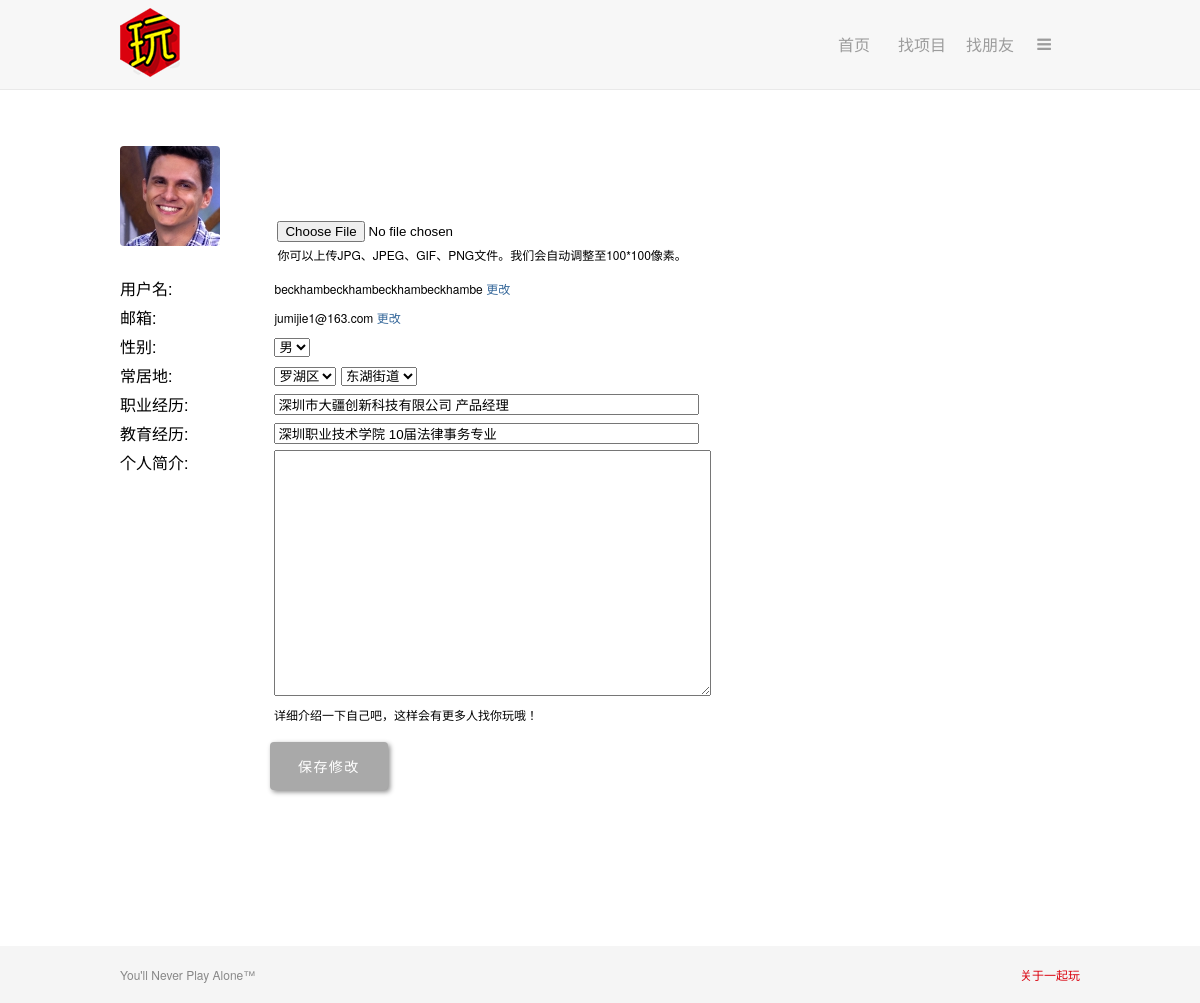
Page /yiqiwan/editprofile.php (signed in) on the committed database.
### tables this page shows
CREATE TABLE `match_user` (
`user_id` int(11) NOT NULL,
  `username` varchar(30) DEFAULT NULL,
  `password` varchar(200) DEFAULT NULL,
  `join_date` datetime DEFAULT NULL,
  `real_name` varchar(32) DEFAULT NULL,
  `gender` varchar(1) DEFAULT NULL,
  `picture` varchar(200) DEFAULT NULL,
  `area` varchar(32) DEFAULT NULL,
  `street` varchar(32) DEFAULT NULL,
  `email` varchar(255) DEFAULT NULL,
  `resume` varchar(10000) DEFAULT NULL,
  `job` varchar(500) DEFAULT NULL,
  `education` varchar(500) DEFAULT NULL
);

### yiqiwan/editprofile.php (the view, shortened to what this page needs)
<?php
  require_once('header.php');
?>
<body onload="setup();preselect('<?php if(!empty($area)) echo $area; ?>');">
  <div class="allprofile">
<?php
  if (isset($_POST['submit'])) {
    $job = mysqli_real_escape_string($dbc, trim($_POST['job']));
    $education = mysqli_real_escape_string($dbc, trim($_POST['education']));
    $gender = mysqli_real_escape_string($dbc, trim($_POST['gender']));
    $area = mysqli_real_escape_string($dbc, trim($_POST['area']));
    $street = mysqli_real_escape_string($dbc, trim($_POST['street']));
    $old_picture = mysqli_real_escape_string($dbc, trim($_POST['old_picture']));
    if (!empty($_FILES['new_picture']['name'])) {
      $new_picture = mysqli_real_escape_string($dbc, trim($_SESSION['user_id'] . $_FILES['new_picture']['name']));
      $new_picture_type = $_FILES['new_picture']['type'];
      $new_picture_size = $_FILES['new_picture']['size'];
    }
    if (!empty($_FILES['new_picture']['tmp_name'])) {
      $uploadedfile = $_FILES['new_picture']['tmp_name'];
      if ($new_picture_type == 'image/jpeg') {
        $src = imagecreatefromjpeg($uploadedfile);
      }
      else if ($new_picture_type == 'image/png') {
        $src = imagecreatefrompng($uploadedfile);
      }
      else if ($new_picture_type == 'image/pjpeg') {
        $src = imagecreatefrompjpeg($uploadedfile);
      }
      else if ($new_picture_type == 'image/gif') {
        $src = imagecreatefromgif($uploadedfile);
      }
      list($new_picture_width, $new_picture_height) = getimagesize($uploadedfile);
    }
    $resume = str_replace("<br />", PHP_EOL, mysqli_real_escape_string($dbc, trim($_POST['resume'])));
    $error = false;
    if (!$error) {
      if (!empty($new_picture)) {
        if ((($new_picture_type == 'image/gif') || ($new_picture_type == 'image/jpeg') || ($new_picture_type == 'image/pjpeg') ||
          ($new_picture_type == 'image/png')) && ($new_picture_size > 0)) {
            $newwidth = 100;
            $newheight = 100;
            $tmp = imagecreatetruecolor($newwidth,$newheight);
            imagecopyresampled($tmp,$src,0,0,0,0,$newwidth,$newheight,$new_picture_width,$new_picture_height);
            $target = MM_UPLOADPATH . basename($new_picture);
            if (imagejpeg($tmp,$target,100)) {
              if (!empty($old_picture) && ($old_picture != $new_picture)) {
                @unlink(MM_UPLOADPATH . $old_picture);
              }
            }
            else {
              @unlink($_FILES['new_picture']['tmp_name']);
              $error = true;
              echo '<p class="error">对不起,上传图片出错.</p>';
              $query = "SELECT username, education, job, gender, area, street, email, picture, resume FROM match_user WHERE user_id = '" . $_SESSION['user_id'] . "'";
              $data = mysqli_query($dbc, $query);
              $row = mysqli_fetch_array($data);
              if ($row != NULL) {
                $username = $row['username'];
                $education = $row['education'];
                $job = $row['job'];
                $gender = $row['gender'];
                $area = $row['area'];
                $street = $row['street'];
                $email = $row['email'];
                $old_picture = $row['picture'];
                $resume = $row['resume'];
              }
              else {
                echo '<p class="error">访问您的资料有误</p>';
              }
            }
        }
        else {
          @unlink($_FILES['new_picture']['tmp_name']);
          $error = true;
          echo '<p class="error">您的图片必须是 GIF, JPEG, 或者 PNG 格式</p>';
          $query = "SELECT username, education, job, gender, area, street, email, picture, resume FROM match_user WHERE user_id = '" . $_SESSION['user_id'] . "'";
          $data = mysqli_query($dbc, $query);
          $row = mysqli_fetch_array($data);
          if ($row != NULL) {
            $username = $row['username'];
            $education = $row['education'];
            $job = $row['job'];
            $gender = $row['gender'];
            $area = $row['area'];
            $street = $row['street'];
            $email = $row['email'];
            $old_picture = $row['picture'];
            $resume = $row['resume'];
          }
          else {
            echo '<p class="error">访问您的资料有误</p>';
          }
        }
      }
    }
    if (!$error) {
      if (!empty($gender) && ($area != "请选择--区") && ($street != "请选择--镇")) {
        if (!empty($new_picture)) {
          $query = "UPDATE match_user SET education = '$education', job = '$job', gender = '$gender', resume = '$resume', " .
            " area = '$area', street = '$street', picture = '$new_picture', resume = '$resume' WHERE user_id = '" . $_SESSION['user_id'] . "'";
        }
        else {
          $query = "UPDATE match_user SET education = '$education', job = '$job', gender = '$gender', resume = '$resume', " .
            " area = '$area', street = '$street' WHERE user_id = '" . $_SESSION['user_id'] . "'";
        }
        mysqli_query($dbc, $query);
        echo '<h2 class="noPeople">修改成功，您可以查看 <a href="viewprofile.php">我的资料</a></h2>';
        mysqli_close($dbc);
        exit();
      }
      else {
        echo '<p class="error">访问您的资料有误</p>';
      }
    }
  }
  else {
    $query = "SELECT username, education, job, gender, area, street, email, picture, resume FROM match_user WHERE user_id = '" . $_SESSION['user_id'] . "'";
    $data = mysqli_query($dbc, $query);
    $row = mysqli_fetch_array($data);
    if ($row != NULL) {
      $username = $row['username'];
      $education = $row['education'];
      $job = $row['job'];
      $gender = $row['gender'];
      $email = $row['email'];
      $old_picture = $row['picture'];
      $resume = $row['resume'];
    }
    else {
      echo '<p class="error">访问您的资料有误</p>';
    }
  }
?>
    <form enctype="multipart/form-data" method="post" action="<?php echo $_SERVER['PHP_SELF']; ?>">
        <div class="editprofile">
          <?php
          if (!empty($old_picture)) {
            echo '<div><img class="profile" src="' . MM_UPLOADPATH . $old_picture . '" alt="Profile Picture" /></div>';
          } else {
            echo '<div><img class="profile" src="images/nopic.png" alt="Profile Picture" /></div>';
          }
          ?>
          <div><table>
            <tr>
              <td><input type="file" id="new_picture" name="new_picture" /></td>
            </tr>
            <tr>
              <td>你可以上传JPG、JPEG、GIF、PNG文件。我们会自动调整至100*100像素。</td>
            </tr>
          </table></div>
        </div>
        <div class="editprofile-details">
          <p>
            <label for="username">用户名:</label>
            <span style="font-size: 12px;"><?php if (!empty($username))  echo $username; ?>&nbsp<a href="pre_usernamechange.php">更改</a></span>
          </p>
          <p>
            <label for="email">邮箱:</label>
            <span style="font-size: 12px;"><?php if (!empty($email))  echo $email; ?>&nbsp<a href="pre_emailchange.php">更改</a></span>
          </p>
          <p>
            <label for="gender">性别:</label>
            <select id="gender" name="gender">
              <option value="M" <?php if (!empty($gender) && $gender == 'M') echo 'selected = "selected"'; ?>>男</option>
            </select>
          </p>
          <p>
            <label for="location">常居地:</label>
            <select class="select" name="area" id="s1">
              <option></option>
            </select>
            <select class="select" name="street" id="s2">
              <option></option>
            </select>
          </p>
          <p>
            <label for="job">职业经历:</label>
            <input type="text" id="job" name="job" value="<?php if (!empty($job)) echo $job; ?>" placeholder="公司名称和职位" size="50" />
          </p>
          <p>
            <label for="education">教育经历:</label>
            <input type="text" id="education" name="education" value="<?php if (!empty($education)) echo $education; ?>" placeholder="学校名称和专业" size="50" />
          </p>
          <p>
            <label for="resume">个人简介:</label>
            <textarea id="resume" name="resume" rows="16" cols="52" maxlength="3000"><?php if (!empty($resume))  echo $resume; ?></textarea>
            <p class="describle">详细介绍一下自己吧，这样会有更多人找你玩哦！</p>
          </p>
          <p>
            <input class="changeButton" type="submit" value="保存修改" name="submit" />
          </p>
        </div>
    </form>
  </div>
<?php
  require_once('footer.php');
?>

### yiqiwan/style.css (style rules this page uses)
body { margin: 0; padding: 0; font-family: 'hiragino sans gb', 'helvetica neue', 'microsoft yahei', tahoma, arial, sans-serif; }
*, *:before, *:after { -webkit-box-sizing: border-box; -moz-box-sizing: border-box; box-sizing: border-box; }
img[alt="Profile Picture"] { border-radius: 4px; float: left; }
a:link { color: #369; text-decoration: none; }
textarea { font-size: 13px; }
.allprofile { width: 960px; margin: 56px auto 100px; }
.changeButton { background: #a9a9a9; border-radius: 4px; color: #fff; padding: 1em 2em; margin-top: 1em; margin-bottom: 4em; margin-left: 150px; letter-spacing: .1em; font-size: 14px; font-weight: 100; cursor: pointer; border: 0; box-shadow: 2px 2px 5px #888888; }
.editprofile div { margin-bottom: 20px; display: inline-block; font-size: 12px; }
.editprofile div:nth-child(2) { margin-bottom: 0; margin-left: 50px; }
.editprofile-details p { margin: 5px 0 0; }
.editprofile-details label { display: inline-block; width: 150px; vertical-align: top; }
.describle { font-size: 12px; padding-left: 154px; }

### rows in the picture
match_user: picture (picture), username "beckhambeckhambeckhambeckhambe", email "jumijie1@163.com", gender "男", job "深圳市大疆创新科技有限公司 产品经理", education "深圳职业技术学院 10届法律事务专业"
